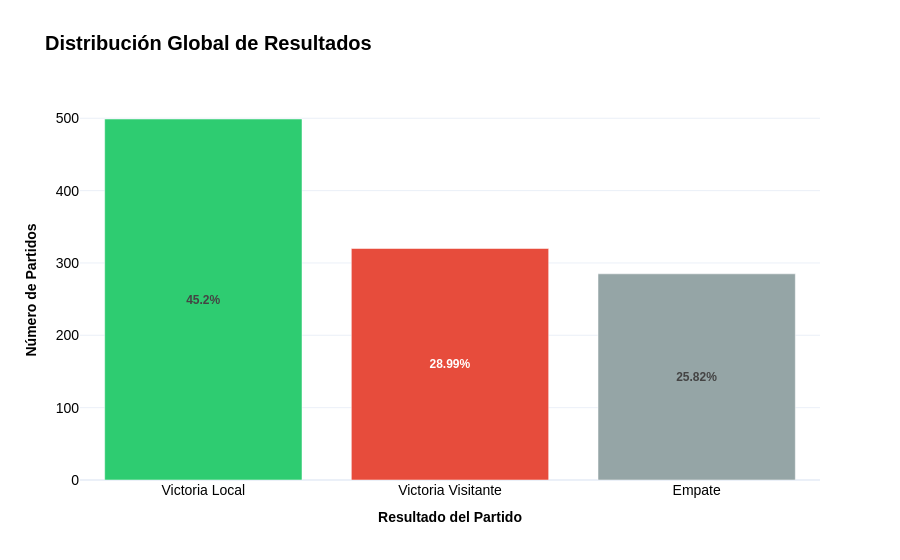

The cell this chart's notebook holds for it:
### Code cell
# Preparar los datos de resultados

# Mapeamos los códigos originales (H, D, A) a nombres más descriptivos
result_map = {'H': 'Victoria Local', 'D': 'Empate', 'A': 'Victoria Visitante'}
df_results = df['FTR'].map(result_map).value_counts().reset_index()
df_results.columns = ['Resultado', 'Partidos']

# Calcular porcentajes para mostrar en el gráfico
total_matches = df_results['Partidos'].sum()
df_results['Porcentaje'] = (df_results['Partidos'] / total_matches * 100).round(2)

# Crear la visualización con Plotly
fig = px.bar(
    df_results, 
    x='Resultado', 
    y='Partidos',
    text=df_results['Porcentaje'].apply(lambda x: f"<b>{x}%</b>"), 
    color='Resultado',
    color_discrete_map={
        'Victoria Local': '#2ecc71',      
        'Empate': '#95a5a6',              
        'Victoria Visitante': '#e74c3c'   
    },
    title='<b>Distribución Global de Resultados</b>'
)

fig.update_traces(insidetextanchor='middle')

# Estilizar el gráfico 
fig.update_layout(
    xaxis_title='<b>Resultado del Partido</b>',
    yaxis_title='<b>Número de Partidos</b>',
    title_font=dict(size=20, family='Arial', color='black'),
    template='plotly_white',
    showlegend=False,
    font=dict(family="Arial", size=12, color="black")
)

fig.update_xaxes(tickfont=dict(family='Arial', size=14, color='black'))
fig.update_yaxes(tickfont=dict(family='Arial', size=14, color='black'))

fig.show()

### Figure 1 — Plotly figure (JSON) as saved in the notebook; plotly's stock layout.template omitted (floating-point values rounded to 4 significant figures)
{"data": [{"hovertemplate": "Resultado=%{x}<br>Partidos=%{y}<br>text=%{text}<extra></extra>", "insidetextanchor": "middle", "legendgroup": "Victoria Local", "marker": {"color": "#2ecc71", "pattern": {"shape": ""}}, "name": "Victoria Local", "orientation": "v", "showlegend": true, "text": ["<b>45.2%</b>"], "textposition": "auto", "type": "bar", "x": ["Victoria Local"], "xaxis": "x", "y": [499], "yaxis": "y"}, {"hovertemplate": "Resultado=%{x}<br>Partidos=%{y}<br>text=%{text}<extra></extra>", "insidetextanchor": "middle", "legendgroup": "Victoria Visitante", "marker": {"color": "#e74c3c", "pattern": {"shape": ""}}, "name": "Victoria Visitante", "orientation": "v", "showlegend": true, "text": ["<b>28.99%</b>"], "textposition": "auto", "type": "bar", "x": ["Victoria Visitante"], "xaxis": "x", "y": [320], "yaxis": "y"}, {"hovertemplate": "Resultado=%{x}<br>Partidos=%{y}<br>text=%{text}<extra></extra>", "insidetextanchor": "middle", "legendgroup": "Empate", "marker": {"color": "#95a5a6", "pattern": {"shape": ""}}, "name": "Empate", "orientation": "v", "showlegend": true, "text": ["<b>25.82%</b>"], "textposition": "auto", "type": "bar", "x": ["Empate"], "xaxis": "x", "y": [285], "yaxis": "y"}], "layout": {"barmode": "relative", "font": {"color": "black", "family": "Arial", "size": 12}, "legend": {"title": {"text": "Resultado"}, "tracegroupgap": 0}, "showlegend": false, "title": {"font": {"color": "black", "family": "Arial", "size": 20}, "text": "<b>Distribución Global de Resultados</b>"}, "xaxis": {"anchor": "y", "categoryarray": ["Victoria Local", "Victoria Visitante", "Empate"], "categoryorder": "array", "domain": [0, 1], "tickfont": {"color": "black", "family": "Arial", "size": 14}, "title": {"text": "<b>Resultado del Partido</b>"}}, "yaxis": {"anchor": "x", "domain": [0, 1], "tickfont": {"color": "black", "family": "Arial", "size": 14}, "title": {"text": "<b>Número de Partidos</b>"}}}}
